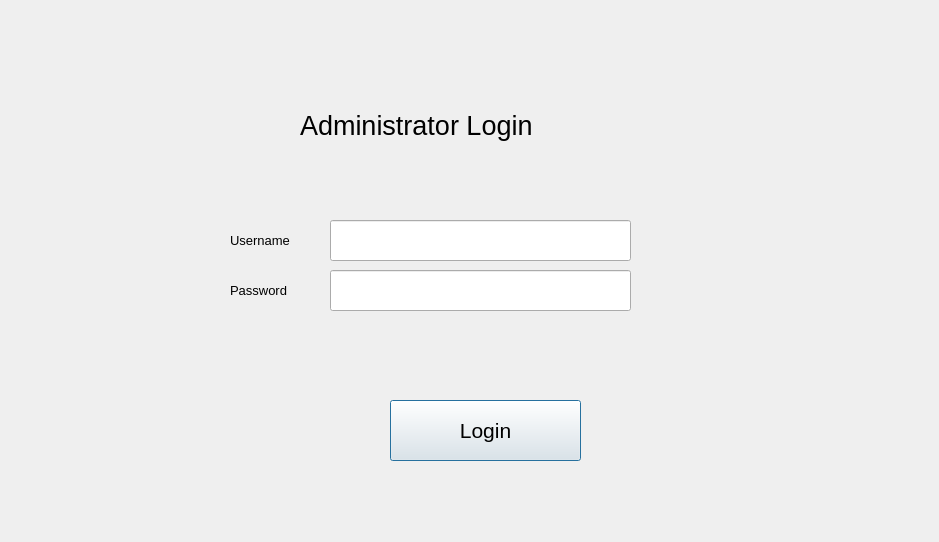
<?xml version="1.0" encoding="UTF-8"?>
<ui version="4.0">
 <class>Login</class>
 <widget class="QDialog" name="Login">
  <property name="geometry">
   <rect>
    <x>0</x>
    <y>0</y>
    <width>939</width>
    <height>542</height>
   </rect>
  </property>
  <property name="windowTitle">
   <string>Dialog</string>
  </property>
  <widget class="QLabel" name="label_2">
   <property name="geometry">
    <rect>
     <x>230</x>
     <y>220</y>
     <width>101</width>
     <height>41</height>
    </rect>
   </property>
   <property name="font">
    <font>
     <pointsize>10</pointsize>
    </font>
   </property>
   <property name="text">
    <string>Username</string>
   </property>
  </widget>
  <widget class="QLineEdit" name="PasswordLineEdit">
   <property name="geometry">
    <rect>
     <x>330</x>
     <y>270</y>
     <width>301</width>
     <height>41</height>
    </rect>
   </property>
   <property name="font">
    <font>
     <pointsize>12</pointsize>
     <strikeout>false</strikeout>
    </font>
   </property>
   <property name="whatsThis">
    <string/>
   </property>
   <property name="styleSheet">
    <string notr="true"/>
   </property>
   <property name="inputMask">
    <string notr="true"/>
   </property>
   <property name="text">
    <string notr="true"/>
   </property>
   <property name="echoMode">
    <enum>QLineEdit::Password</enum>
   </property>
  </widget>
  <widget class="QLabel" name="label">
   <property name="geometry">
    <rect>
     <x>300</x>
     <y>80</y>
     <width>431</width>
     <height>91</height>
    </rect>
   </property>
   <property name="font">
    <font>
     <family>MS UI Gothic</family>
     <pointsize>20</pointsize>
    </font>
   </property>
   <property name="text">
    <string>Administrator Login</string>
   </property>
  </widget>
  <widget class="QLabel" name="label_3">
   <property name="geometry">
    <rect>
     <x>230</x>
     <y>270</y>
     <width>101</width>
     <height>41</height>
    </rect>
   </property>
   <property name="font">
    <font>
     <pointsize>10</pointsize>
    </font>
   </property>
   <property name="text">
    <string>Password</string>
   </property>
  </widget>
  <widget class="QLineEdit" name="UsernameLineEdit">
   <property name="geometry">
    <rect>
     <x>330</x>
     <y>220</y>
     <width>301</width>
     <height>41</height>
    </rect>
   </property>
   <property name="font">
    <font>
     <pointsize>12</pointsize>
    </font>
   </property>
  </widget>
  <widget class="QPushButton" name="pushButton">
   <property name="geometry">
    <rect>
     <x>390</x>
     <y>400</y>
     <width>191</width>
     <height>61</height>
    </rect>
   </property>
   <property name="font">
    <font>
     <pointsize>16</pointsize>
    </font>
   </property>
   <property name="text">
    <string>Login</string>
   </property>
  </widget>
 </widget>
 <resources/>
 <connections/>
</ui>
